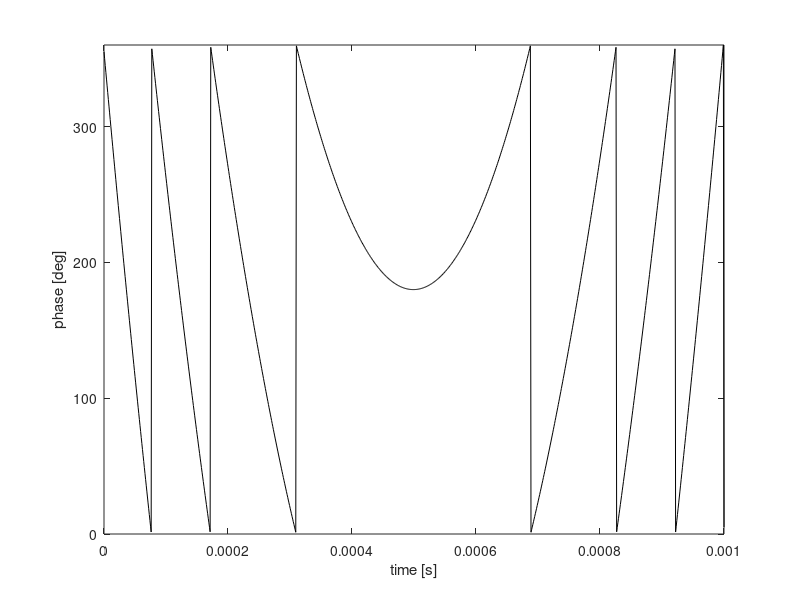
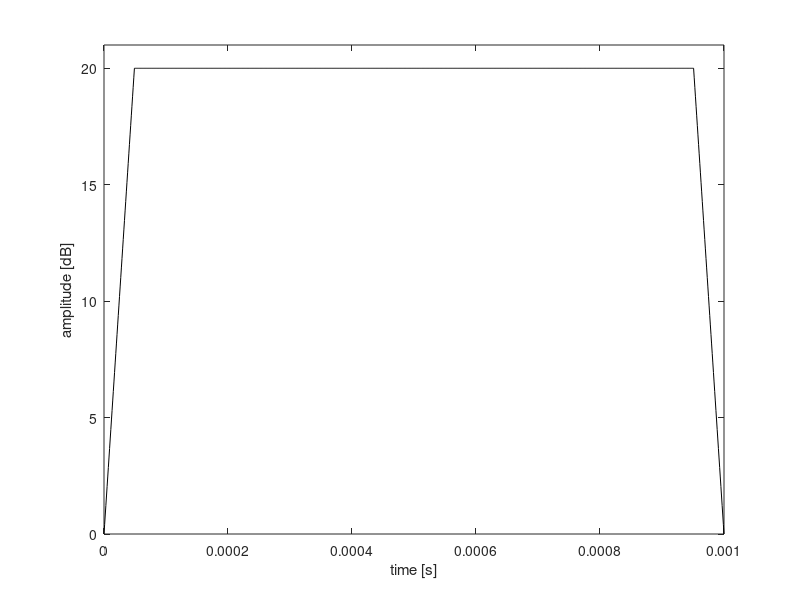

These figures' MATLAB source, in order:
% CHIRP phase table generator for Tecmag
% Adapted from Tecmag's CHIRP script

clear
clc
close all

%%%%%%% User-defined parameters %%%%%%%
% tic
dt = 1e-6 ; %time per point in waveform (s) [Scout limit is 20ns]
tau = 0.001; %pulse length (s)
sliceheight = 0.100; %mm
G = 6.59; %T m-1, B0 field gradient
offset = 0; %mm, frequency offset (if applicable)
amplitude = 20; %pwr, for Tecmag
% NOTE: positive offset moves to the left in the FT spectrum (negative
% position)

% frequency ramping for CHIRP
LINramp = 1;
EXPramp = 0; %NOT YET FUNCTIONAL

% shape for edges of amplitude profile
WURSTshape = 0;
LINEARshape = 1;
linearPct = 0.05; % percent of the front end and back end of the pulse that will be linearly ramped


%%%%%%% END User-defined parameters %%%%%%%

N = round(tau/dt); %number of points per pulse waveform
gamma = 42.576; %MHz T-1
SW = sliceheight*G*gamma*1000; %Hz
offsetHz = offset*1000*G*gamma; %Hz
t = dt:dt:tau; %time axis for CHIRP pulse
f0 = -SW/2; %initial frequency
    
    
% CALCULATION OF PHASE %

% Linear phase ramping
if LINramp == 1;
    R = SW / tau; %Linear ramp rate
    f = f0 + R*t; %frequency
    inc = 2*pi*f*dt;
    cinc = cumsum(inc);
    o_inc = 2*pi*offsetHz*dt;
    phase = cinc' - o_inc;
    phase = mod((phase*360/2/pi),360);  

% Exponential phase ramping
elseif EXPramp == 1;
    ft = logspace(0,log10(SW),N);
    f = ft - 1 + f0;
    o_inc = 2*pi*offsetHz*dt;
    phase = f - o_inc;
    phase = mod((phase*360/2/pi),360);  
end

%dlmwrite('CHIRP_Phase.dat',phase);


figure(1)
t = linspace(0,tau,N);
plot(t,phase,'-k')
xlabel('time [s]')
ylabel('phase [deg]')
ylim([0 360])


tamp = linspace(0,tau,N);

% CALCULATION OF AMPLITUDE %

% WURST shaping
if WURSTshape == 1
    w_amp = amplitude*(1-(cos(pi*tamp/tau)).^40);
    %dlmwrite('CHIRP_wAmp.dat',w_amp');
    figure(2)
    plot(tamp,w_amp,'-k')
    xlabel('time [s]')
    ylabel('amplitude [dB]')
    ylim([0 amplitude+1])

% Linear shaping
elseif LINEARshape == 1
    lshapeLeft = linspace(0,1,round(length(tamp)*linearPct));
    lshapeRight = linspace(1,0,round(length(tamp)*linearPct));
    lshape = [lshapeLeft,ones(1,length(tamp)-2*length(lshapeLeft)),lshapeRight];
    l_amp = amplitude*lshape;
    %dlmwrite('CHIRP_lAmp.dat',l_amp');
    figure(2)
    plot(tamp,l_amp,'-k')
    xlabel('time [s]')
    ylabel('amplitude [dB]')
    ylim([0 amplitude+1])

end
